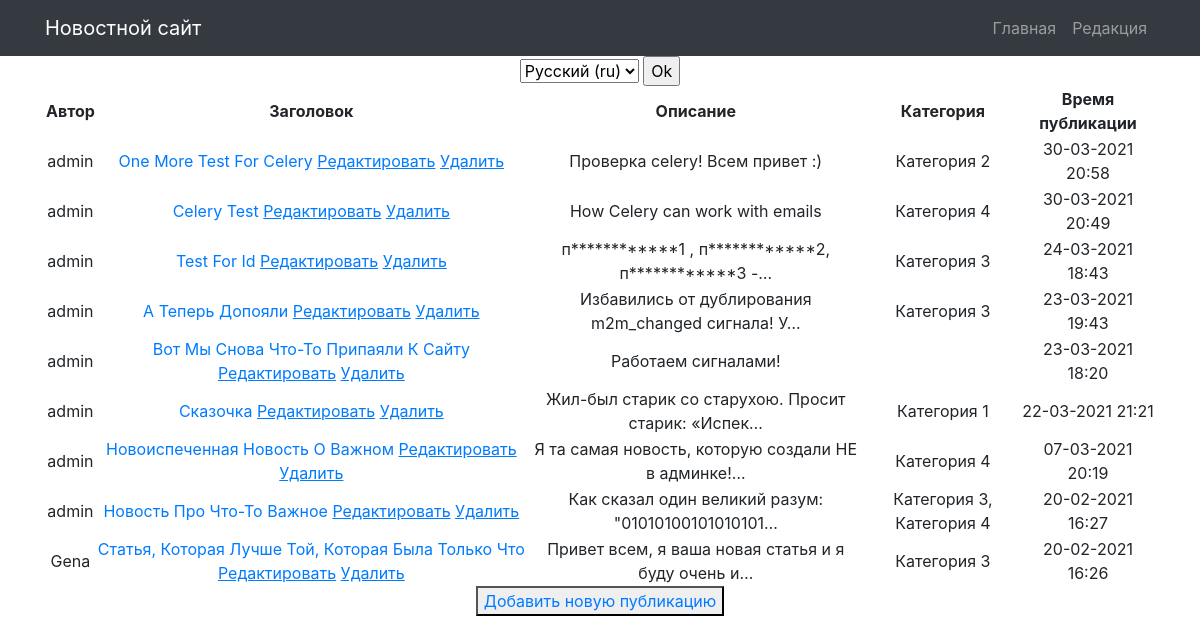
/full/ (signed in), run on the app's committed database.
### news/models.py (models this page shows, shortened)
class Post(models.Model):
    ARTICLE_TYPES = (
        ('news', 'Новости'), ('article', 'Статья')
    )
    article_author = models.ForeignKey(Author, on_delete=models.CASCADE, verbose_name=_('Автор статьи или новости'),
                                       related_name='posts')
    article_choice = models.CharField(max_length=50, choices=ARTICLE_TYPES)
    article_time_in = models.DateTimeField(auto_now_add=True, verbose_name=_('Дата создания'))
    article_category = models.ManyToManyField(Category, verbose_name=_('Категория публикации'))
    article_title = models.CharField(max_length=255, verbose_name=_('Название статьи или новости'))
    article_text = models.TextField(verbose_name=_('Основной текст статьи'))
    article_rating = models.IntegerField(default=0, verbose_name=_('Рейтинг публикации'))
    class Meta:
        verbose_name = _('Публикация')
        verbose_name_plural = _('Публикации')

class Author(models.Model):
    author_user = models.OneToOneField(User, on_delete=models.CASCADE, verbose_name=_('Автор'))
    author_rating = models.IntegerField(default=0, verbose_name=_('Рейтинг автора'))
    def __str__(self):
        return self.author_user.username
    class Meta:
        verbose_name = _('Автор')
        verbose_name_plural = _('Авторы')

class Category(models.Model):
    category_name = models.CharField(max_length=255, unique=True, verbose_name=_('Наименование категории'))
    category_subscriber = models.ManyToManyField(User, blank=True, verbose_name=_('Подписчик категории'))
    def __str__(self):
        return self.category_name
    class Meta:
        verbose_name = _('Категория')
        verbose_name_plural = _('Категории')

### news/views.py (the view)
# urls.py: path('full/', FullNews.as_view(), name='posts_full'),
class FullNews(LoginRequiredMixin, PermissionRequiredMixin, ListView):
    model = Post
    template_name = 'posts_full.html'
    context_object_name = 'posts'
    ordering = ['-article_time_in']
    permission_required = ('news.view_post',)
    def get_context_data(self, **kwargs) -> dict:
        context = super().get_context_data(**kwargs)
        context['filter'] = NewsFilter(self.request.GET, queryset=self.get_queryset())
        context['is_not_author'] = not self.request.user.groups.filter(name='authors').exists()
        return context

### news/templatetags/custom_filters_and_tags.py (called while the page is built)
@register.filter(name='censor')
@stringfilter
def censor(value):
    forbidden_words = ["плохое слово 1", "плохое слово 2", "плохое слово 3"]
    f_words = [word for word in forbidden_words if word in value]
    if f_words:
        new_value = value
        for f_word in f_words:
            new_value = new_value.replace(f_word, f_word[0] + '*' * (len(f_word)-2) + f_word[-1])
        return new_value
    else:
        return value

### Templates/posts_full.html (shortened to what this page needs)
{% extends 'default.html' %}
{% load static %}
{% load custom_filters_and_tags %}
{% load i18n %}
{% block content %}
{% include 'language_switch_form.html' %}
<table>
    <thead>
        <tr>
            <th>{% translate 'Автор'%}</th>
            <th>{% translate 'Заголовок'%}</th>
            <th>{% translate 'Описание'%}</th>
            <th>{% translate 'Категория'%}</th>
            <th>{% translate 'Время публикации'%}</th>
        </tr>
    </thead>
    <tbody>
    {% for post in filter.qs %}
        <tr class="{% cycle 'blue' 'white' %}">
            <td>{{ post.article_author }}</td>
            <td>
                <a href={% url 'post_detail' post.id %}>{{ post.article_title | title | censor }}</a>
                <a href={% url 'post_update' post.id %}><u>{% translate 'Редактировать'%}</u></a>
                <a href={% url 'post_delete' post.id %}><u>{% translate 'Удалить'%} </u></a>
            </td>
            <td>{{ post.article_text | censor | truncatechars:50}}</td>
            <td>{{ post.article_category.all | join:", " }}</td>
            <td>{{ post.article_time_in | date:"d-m-Y H:i" }}</td>
        </tr>
    {% endfor %}
    </tbody>
</table>
<button><a href={% url 'post_create' %}>{% translate 'Добавить новую публикацию'%}</a></button><br>
{% endblock content %}

### data on the page
Post: article_author "admin", article_title|censor "One More Test For Celery", article_text|censor "Проверка celery! Всем привет :)", article_category.all "Категория 2", article_time_in "30-03-2021 20:58"
Post: article_author "admin", article_title|censor "Celery Test", article_text|censor "How Celery can work with emails", article_category.all "Категория 4", article_time_in "30-03-2021 20:49"
Post: article_author "admin", article_title|censor "Test For Id", article_text|censor "п************1 , п************2, п************3 -…", article_category.all "Категория 3", article_time_in "24-03-2021 18:43"
Post: article_author "admin", article_title|censor "А Теперь Допояли", article_text|censor "Избавились от дублирования m2m_changed сигнала! У…", article_category.all "Категория 3", article_time_in "23-03-2021 19:43"
Post: article_author "admin", article_title|censor "Вот Мы Снова Что-То Припаяли К Сайту", article_text|censor "Работаем сигналами!", article_time_in "23-03-2021 18:20"
Post: article_author "admin", article_title|censor "Сказочка", article_text|censor "Жил-был старик со старухою. Просит старик: «Испек…", article_category.all "Категория 1", article_time_in "22-03-2021 21:21"
Post: article_author "admin", article_title|censor "Новоиспеченная Новость О Важном", article_text|censor "Я та самая новость, которую создали НЕ в админке!…", article_category.all "Категория 4", article_time_in "07-03-2021 20:19"
Post: article_author "admin", article_title|censor "Новость Про Что-То Важное", article_text|censor "Как сказал один великий разум: \"01010100101010101…", article_category.all "Категория 3, Категория 4", article_time_in "20-02-2021 16:27"
Post: article_author "Gena", article_title|censor "Статья, Которая Лучше Той, Которая Была Только Что", article_text|censor "Привет всем, я ваша новая статья и я буду очень и…", article_category.all "Категория 3", article_time_in "20-02-2021 16:26"

### other printed values
form field language "Русский (ru)"
